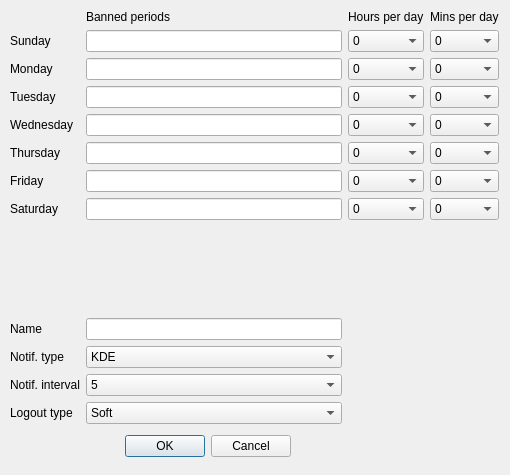
<?xml version="1.0" encoding="UTF-8"?>
<ui version="4.0">
 <class>Dialog</class>
 <widget class="QDialog" name="Dialog">
  <property name="geometry">
   <rect>
    <x>0</x>
    <y>0</y>
    <width>510</width>
    <height>475</height>
   </rect>
  </property>
  <property name="windowTitle">
   <string>Dialog</string>
  </property>
  <property name="modal">
   <bool>true</bool>
  </property>
  <widget class="QDialogButtonBox" name="buttonBox">
   <property name="geometry">
    <rect>
     <x>120</x>
     <y>430</y>
     <width>171</width>
     <height>32</height>
    </rect>
   </property>
   <property name="orientation">
    <enum>Qt::Horizontal</enum>
   </property>
   <property name="standardButtons">
    <set>QDialogButtonBox::Cancel|QDialogButtonBox::Ok</set>
   </property>
  </widget>
  <widget class="QWidget" name="verticalLayoutWidget">
   <property name="geometry">
    <rect>
     <x>10</x>
     <y>10</y>
     <width>489</width>
     <height>414</height>
    </rect>
   </property>
   <layout class="QGridLayout" name="gridLayout">
    <item row="12" column="0">
     <widget class="QLabel" name="label_12">
      <property name="text">
       <string>Notif. type</string>
      </property>
     </widget>
    </item>
    <item row="3" column="1">
     <widget class="QLineEdit" name="mo_banned"/>
    </item>
    <item row="4" column="1">
     <widget class="QLineEdit" name="tu_banned"/>
    </item>
    <item row="3" column="0">
     <widget class="QLabel" name="label_2">
      <property name="text">
       <string>Monday</string>
      </property>
     </widget>
    </item>
    <item row="8" column="0">
     <widget class="QLabel" name="label_7">
      <property name="text">
       <string>Saturday</string>
      </property>
     </widget>
    </item>
    <item row="2" column="2">
     <widget class="QComboBox" name="su_hours">
      <item>
       <property name="text">
        <string>0</string>
       </property>
      </item>
      <item>
       <property name="text">
        <string>1</string>
       </property>
      </item>
      <item>
       <property name="text">
        <string>2</string>
       </property>
      </item>
      <item>
       <property name="text">
        <string>3</string>
       </property>
      </item>
      <item>
       <property name="text">
        <string>4</string>
       </property>
      </item>
      <item>
       <property name="text">
        <string>5</string>
       </property>
      </item>
      <item>
       <property name="text">
        <string>6</string>
       </property>
      </item>
      <item>
       <property name="text">
        <string>7</string>
       </property>
      </item>
      <item>
       <property name="text">
        <string>8</string>
       </property>
      </item>
      <item>
       <property name="text">
        <string>9</string>
       </property>
      </item>
      <item>
       <property name="text">
        <string>10</string>
       </property>
      </item>
      <item>
       <property name="text">
        <string>11</string>
       </property>
      </item>
      <item>
       <property name="text">
        <string>12</string>
       </property>
      </item>
      <item>
       <property name="text">
        <string>13</string>
       </property>
      </item>
      <item>
       <property name="text">
        <string>14</string>
       </property>
      </item>
      <item>
       <property name="text">
        <string>15</string>
       </property>
      </item>
      <item>
       <property name="text">
        <string>16</string>
       </property>
      </item>
      <item>
       <property name="text">
        <string>17</string>
       </property>
      </item>
      <item>
       <property name="text">
        <string>18</string>
       </property>
      </item>
      <item>
       <property name="text">
        <string>19</string>
       </property>
      </item>
      <item>
       <property name="text">
        <string>20</string>
       </property>
      </item>
      <item>
       <property name="text">
        <string>21</string>
       </property>
      </item>
      <item>
       <property name="text">
        <string>22</string>
       </property>
      </item>
      <item>
       <property name="text">
        <string>23</string>
       </property>
      </item>
     </widget>
    </item>
    <item row="8" column="3">
     <widget class="QComboBox" name="sa_mins">
      <item>
       <property name="text">
        <string>0</string>
       </property>
      </item>
      <item>
       <property name="text">
        <string>10</string>
       </property>
      </item>
      <item>
       <property name="text">
        <string>20</string>
       </property>
      </item>
      <item>
       <property name="text">
        <string>30</string>
       </property>
      </item>
      <item>
       <property name="text">
        <string>40</string>
       </property>
      </item>
      <item>
       <property name="text">
        <string>50</string>
       </property>
      </item>
      <item>
       <property name="text">
        <string>60</string>
       </property>
      </item>
     </widget>
    </item>
    <item row="1" column="1">
     <widget class="QLabel" name="label_8">
      <property name="text">
       <string>Banned periods</string>
      </property>
     </widget>
    </item>
    <item row="6" column="3">
     <widget class="QComboBox" name="th_mins">
      <item>
       <property name="text">
        <string>0</string>
       </property>
      </item>
      <item>
       <property name="text">
        <string>10</string>
       </property>
      </item>
      <item>
       <property name="text">
        <string>20</string>
       </property>
      </item>
      <item>
       <property name="text">
        <string>30</string>
       </property>
      </item>
      <item>
       <property name="text">
        <string>40</string>
       </property>
      </item>
      <item>
       <property name="text">
        <string>50</string>
       </property>
      </item>
      <item>
       <property name="text">
        <string>60</string>
       </property>
      </item>
     </widget>
    </item>
    <item row="4" column="3">
     <widget class="QComboBox" name="tu_mins">
      <item>
       <property name="text">
        <string>0</string>
       </property>
      </item>
      <item>
       <property name="text">
        <string>10</string>
       </property>
      </item>
      <item>
       <property name="text">
        <string>20</string>
       </property>
      </item>
      <item>
       <property name="text">
        <string>30</string>
       </property>
      </item>
      <item>
       <property name="text">
        <string>40</string>
       </property>
      </item>
      <item>
       <property name="text">
        <string>50</string>
       </property>
      </item>
      <item>
       <property name="text">
        <string>60</string>
       </property>
      </item>
     </widget>
    </item>
    <item row="8" column="2">
     <widget class="QComboBox" name="sa_hours">
      <item>
       <property name="text">
        <string>0</string>
       </property>
      </item>
      <item>
       <property name="text">
        <string>1</string>
       </property>
      </item>
      <item>
       <property name="text">
        <string>2</string>
       </property>
      </item>
      <item>
       <property name="text">
        <string>3</string>
       </property>
      </item>
      <item>
       <property name="text">
        <string>4</string>
       </property>
      </item>
      <item>
       <property name="text">
        <string>5</string>
       </property>
      </item>
      <item>
       <property name="text">
        <string>6</string>
       </property>
      </item>
      <item>
       <property name="text">
        <string>7</string>
       </property>
      </item>
      <item>
       <property name="text">
        <string>8</string>
       </property>
      </item>
      <item>
       <property name="text">
        <string>9</string>
       </property>
      </item>
      <item>
       <property name="text">
        <string>10</string>
       </property>
      </item>
      <item>
       <property name="text">
        <string>11</string>
       </property>
      </item>
      <item>
       <property name="text">
        <string>12</string>
       </property>
      </item>
      <item>
       <property name="text">
        <string>13</string>
       </property>
      </item>
      <item>
       <property name="text">
        <string>14</string>
       </property>
      </item>
      <item>
       <property name="text">
        <string>15</string>
       </property>
      </item>
      <item>
       <property name="text">
        <string>16</string>
       </property>
      </item>
      <item>
       <property name="text">
        <string>17</string>
       </property>
      </item>
      <item>
       <property name="text">
        <string>18</string>
       </property>
      </item>
      <item>
       <property name="text">
        <string>19</string>
       </property>
      </item>
      <item>
       <property name="text">
        <string>20</string>
       </property>
      </item>
      <item>
       <property name="text">
        <string>21</string>
       </property>
      </item>
      <item>
       <property name="text">
        <string>22</string>
       </property>
      </item>
      <item>
       <property name="text">
        <string>23</string>
       </property>
      </item>
     </widget>
    </item>
    <item row="7" column="3">
     <widget class="QComboBox" name="fr_mins">
      <item>
       <property name="text">
        <string>0</string>
       </property>
      </item>
      <item>
       <property name="text">
        <string>10</string>
       </property>
      </item>
      <item>
       <property name="text">
        <string>20</string>
       </property>
      </item>
      <item>
       <property name="text">
        <string>30</string>
       </property>
      </item>
      <item>
       <property name="text">
        <string>40</string>
       </property>
      </item>
      <item>
       <property name="text">
        <string>50</string>
       </property>
      </item>
      <item>
       <property name="text">
        <string>60</string>
       </property>
      </item>
     </widget>
    </item>
    <item row="9" column="1">
     <spacer name="verticalSpacer">
      <property name="orientation">
       <enum>Qt::Vertical</enum>
      </property>
      <property name="sizeHint" stdset="0">
       <size>
        <width>20</width>
        <height>40</height>
       </size>
      </property>
     </spacer>
    </item>
    <item row="4" column="2">
     <widget class="QComboBox" name="tu_hours">
      <item>
       <property name="text">
        <string>0</string>
       </property>
      </item>
      <item>
       <property name="text">
        <string>1</string>
       </property>
      </item>
      <item>
       <property name="text">
        <string>2</string>
       </property>
      </item>
      <item>
       <property name="text">
        <string>3</string>
       </property>
      </item>
      <item>
       <property name="text">
        <string>4</string>
       </property>
      </item>
      <item>
       <property name="text">
        <string>5</string>
       </property>
      </item>
      <item>
       <property name="text">
        <string>6</string>
       </property>
      </item>
      <item>
       <property name="text">
        <string>7</string>
       </property>
      </item>
      <item>
       <property name="text">
        <string>8</string>
       </property>
      </item>
      <item>
       <property name="text">
        <string>9</string>
       </property>
      </item>
      <item>
       <property name="text">
        <string>10</string>
       </property>
      </item>
      <item>
       <property name="text">
        <string>11</string>
       </property>
      </item>
      <item>
       <property name="text">
        <string>12</string>
       </property>
      </item>
      <item>
       <property name="text">
        <string>13</string>
       </property>
      </item>
      <item>
       <property name="text">
        <string>14</string>
       </property>
      </item>
      <item>
       <property name="text">
        <string>15</string>
       </property>
      </item>
      <item>
       <property name="text">
        <string>16</string>
       </property>
      </item>
      <item>
       <property name="text">
        <string>17</string>
       </property>
      </item>
      <item>
       <property name="text">
        <string>18</string>
       </property>
      </item>
      <item>
       <property name="text">
        <string>19</string>
       </property>
      </item>
      <item>
       <property name="text">
        <string>20</string>
       </property>
      </item>
      <item>
       <property name="text">
        <string>21</string>
       </property>
      </item>
      <item>
       <property name="text">
        <string>22</string>
       </property>
      </item>
      <item>
       <property name="text">
        <string>23</string>
       </property>
      </item>
     </widget>
    </item>
    <item row="1" column="2">
     <widget class="QLabel" name="label_9">
      <property name="text">
       <string>Hours per day</string>
      </property>
     </widget>
    </item>
    <item row="11" column="1">
     <widget class="QLineEdit" name="name"/>
    </item>
    <item row="11" column="0">
     <widget class="QLabel" name="label_14">
      <property name="text">
       <string>Name</string>
      </property>
     </widget>
    </item>
    <item row="7" column="2">
     <widget class="QComboBox" name="fr_hours">
      <item>
       <property name="text">
        <string>0</string>
       </property>
      </item>
      <item>
       <property name="text">
        <string>1</string>
       </property>
      </item>
      <item>
       <property name="text">
        <string>2</string>
       </property>
      </item>
      <item>
       <property name="text">
        <string>3</string>
       </property>
      </item>
      <item>
       <property name="text">
        <string>4</string>
       </property>
      </item>
      <item>
       <property name="text">
        <string>5</string>
       </property>
      </item>
      <item>
       <property name="text">
        <string>6</string>
       </property>
      </item>
      <item>
       <property name="text">
        <string>7</string>
       </property>
      </item>
      <item>
       <property name="text">
        <string>8</string>
       </property>
      </item>
      <item>
       <property name="text">
        <string>9</string>
       </property>
      </item>
      <item>
       <property name="text">
        <string>10</string>
       </property>
      </item>
      <item>
       <property name="text">
        <string>11</string>
       </property>
      </item>
      <item>
       <property name="text">
        <string>12</string>
       </property>
      </item>
      <item>
       <property name="text">
        <string>13</string>
       </property>
      </item>
      <item>
       <property name="text">
        <string>14</string>
       </property>
      </item>
      <item>
       <property name="text">
        <string>15</string>
       </property>
      </item>
      <item>
       <property name="text">
        <string>16</string>
       </property>
      </item>
      <item>
       <property name="text">
        <string>17</string>
       </property>
      </item>
      <item>
       <property name="text">
        <string>18</string>
       </property>
      </item>
      <item>
       <property name="text">
        <string>19</string>
       </property>
      </item>
      <item>
       <property name="text">
        <string>20</string>
       </property>
      </item>
      <item>
       <property name="text">
        <string>21</string>
       </property>
      </item>
      <item>
       <property name="text">
        <string>22</string>
       </property>
      </item>
      <item>
       <property name="text">
        <string>23</string>
       </property>
      </item>
     </widget>
    </item>
    <item row="6" column="1">
     <widget class="QLineEdit" name="th_banned"/>
    </item>
    <item row="5" column="0">
     <widget class="QLabel" name="label_4">
      <property name="text">
       <string>Wednesday</string>
      </property>
     </widget>
    </item>
    <item row="7" column="0">
     <widget class="QLabel" name="label_6">
      <property name="text">
       <string>Friday</string>
      </property>
     </widget>
    </item>
    <item row="3" column="3">
     <widget class="QComboBox" name="mo_mins">
      <item>
       <property name="text">
        <string>0</string>
       </property>
      </item>
      <item>
       <property name="text">
        <string>10</string>
       </property>
      </item>
      <item>
       <property name="text">
        <string>20</string>
       </property>
      </item>
      <item>
       <property name="text">
        <string>30</string>
       </property>
      </item>
      <item>
       <property name="text">
        <string>40</string>
       </property>
      </item>
      <item>
       <property name="text">
        <string>50</string>
       </property>
      </item>
      <item>
       <property name="text">
        <string>60</string>
       </property>
      </item>
     </widget>
    </item>
    <item row="8" column="1">
     <widget class="QLineEdit" name="sa_banned"/>
    </item>
    <item row="4" column="0">
     <widget class="QLabel" name="label_3">
      <property name="text">
       <string>Tuesday</string>
      </property>
     </widget>
    </item>
    <item row="2" column="0">
     <widget class="QLabel" name="label">
      <property name="text">
       <string>Sunday</string>
      </property>
     </widget>
    </item>
    <item row="6" column="0">
     <widget class="QLabel" name="label_5">
      <property name="text">
       <string>Thursday</string>
      </property>
     </widget>
    </item>
    <item row="2" column="3">
     <widget class="QComboBox" name="su_mins">
      <item>
       <property name="text">
        <string>0</string>
       </property>
      </item>
      <item>
       <property name="text">
        <string>10</string>
       </property>
      </item>
      <item>
       <property name="text">
        <string>20</string>
       </property>
      </item>
      <item>
       <property name="text">
        <string>30</string>
       </property>
      </item>
      <item>
       <property name="text">
        <string>40</string>
       </property>
      </item>
      <item>
       <property name="text">
        <string>50</string>
       </property>
      </item>
      <item>
       <property name="text">
        <string>60</string>
       </property>
      </item>
     </widget>
    </item>
    <item row="14" column="1">
     <widget class="QComboBox" name="logout_type">
      <item>
       <property name="text">
        <string>Soft</string>
       </property>
      </item>
      <item>
       <property name="text">
        <string>Hard</string>
       </property>
      </item>
     </widget>
    </item>
    <item row="10" column="1">
     <spacer name="horizontalSpacer">
      <property name="orientation">
       <enum>Qt::Horizontal</enum>
      </property>
      <property name="sizeHint" stdset="0">
       <size>
        <width>40</width>
        <height>20</height>
       </size>
      </property>
     </spacer>
    </item>
    <item row="2" column="1">
     <widget class="QLineEdit" name="su_banned"/>
    </item>
    <item row="5" column="1">
     <widget class="QLineEdit" name="we_banned"/>
    </item>
    <item row="7" column="1">
     <widget class="QLineEdit" name="fr_banned"/>
    </item>
    <item row="3" column="2">
     <widget class="QComboBox" name="mo_hours">
      <item>
       <property name="text">
        <string>0</string>
       </property>
      </item>
      <item>
       <property name="text">
        <string>1</string>
       </property>
      </item>
      <item>
       <property name="text">
        <string>2</string>
       </property>
      </item>
      <item>
       <property name="text">
        <string>3</string>
       </property>
      </item>
      <item>
       <property name="text">
        <string>4</string>
       </property>
      </item>
      <item>
       <property name="text">
        <string>5</string>
       </property>
      </item>
      <item>
       <property name="text">
        <string>6</string>
       </property>
      </item>
      <item>
       <property name="text">
        <string>7</string>
       </property>
      </item>
      <item>
       <property name="text">
        <string>8</string>
       </property>
      </item>
      <item>
       <property name="text">
        <string>9</string>
       </property>
      </item>
      <item>
       <property name="text">
        <string>10</string>
       </property>
      </item>
      <item>
       <property name="text">
        <string>11</string>
       </property>
      </item>
      <item>
       <property name="text">
        <string>12</string>
       </property>
      </item>
      <item>
       <property name="text">
        <string>13</string>
       </property>
      </item>
      <item>
       <property name="text">
        <string>14</string>
       </property>
      </item>
      <item>
       <property name="text">
        <string>15</string>
       </property>
      </item>
      <item>
       <property name="text">
        <string>16</string>
       </property>
      </item>
      <item>
       <property name="text">
        <string>17</string>
       </property>
      </item>
      <item>
       <property name="text">
        <string>18</string>
       </property>
      </item>
      <item>
       <property name="text">
        <string>19</string>
       </property>
      </item>
      <item>
       <property name="text">
        <string>20</string>
       </property>
      </item>
      <item>
       <property name="text">
        <string>21</string>
       </property>
      </item>
      <item>
       <property name="text">
        <string>22</string>
       </property>
      </item>
      <item>
       <property name="text">
        <string>23</string>
       </property>
      </item>
     </widget>
    </item>
    <item row="12" column="1">
     <widget class="QComboBox" name="no_type">
      <item>
       <property name="text">
        <string>KDE</string>
       </property>
      </item>
      <item>
       <property name="text">
        <string>PyQt</string>
       </property>
      </item>
     </widget>
    </item>
    <item row="5" column="3">
     <widget class="QComboBox" name="we_mins">
      <item>
       <property name="text">
        <string>0</string>
       </property>
      </item>
      <item>
       <property name="text">
        <string>10</string>
       </property>
      </item>
      <item>
       <property name="text">
        <string>20</string>
       </property>
      </item>
      <item>
       <property name="text">
        <string>30</string>
       </property>
      </item>
      <item>
       <property name="text">
        <string>40</string>
       </property>
      </item>
      <item>
       <property name="text">
        <string>50</string>
       </property>
      </item>
      <item>
       <property name="text">
        <string>60</string>
       </property>
      </item>
     </widget>
    </item>
    <item row="14" column="0">
     <widget class="QLabel" name="label_13">
      <property name="text">
       <string>Logout type</string>
      </property>
     </widget>
    </item>
    <item row="13" column="0">
     <widget class="QLabel" name="label_11">
      <property name="text">
       <string>Notif. interval</string>
      </property>
     </widget>
    </item>
    <item row="5" column="2">
     <widget class="QComboBox" name="we_hours">
      <item>
       <property name="text">
        <string>0</string>
       </property>
      </item>
      <item>
       <property name="text">
        <string>1</string>
       </property>
      </item>
      <item>
       <property name="text">
        <string>2</string>
       </property>
      </item>
      <item>
       <property name="text">
        <string>3</string>
       </property>
      </item>
      <item>
       <property name="text">
        <string>4</string>
       </property>
      </item>
      <item>
       <property name="text">
        <string>5</string>
       </property>
      </item>
      <item>
       <property name="text">
        <string>6</string>
       </property>
      </item>
      <item>
       <property name="text">
        <string>7</string>
       </property>
      </item>
      <item>
       <property name="text">
        <string>8</string>
       </property>
      </item>
      <item>
       <property name="text">
        <string>9</string>
       </property>
      </item>
      <item>
       <property name="text">
        <string>10</string>
       </property>
      </item>
      <item>
       <property name="text">
        <string>11</string>
       </property>
      </item>
      <item>
       <property name="text">
        <string>12</string>
       </property>
      </item>
      <item>
       <property name="text">
        <string>13</string>
       </property>
      </item>
      <item>
       <property name="text">
        <string>14</string>
       </property>
      </item>
      <item>
       <property name="text">
        <string>15</string>
       </property>
      </item>
      <item>
       <property name="text">
        <string>16</string>
       </property>
      </item>
      <item>
       <property name="text">
        <string>17</string>
       </property>
      </item>
      <item>
       <property name="text">
        <string>18</string>
       </property>
      </item>
      <item>
       <property name="text">
        <string>19</string>
       </property>
      </item>
      <item>
       <property name="text">
        <string>20</string>
       </property>
      </item>
      <item>
       <property name="text">
        <string>21</string>
       </property>
      </item>
      <item>
       <property name="text">
        <string>22</string>
       </property>
      </item>
      <item>
       <property name="text">
        <string>23</string>
       </property>
      </item>
     </widget>
    </item>
    <item row="6" column="2">
     <widget class="QComboBox" name="th_hours">
      <item>
       <property name="text">
        <string>0</string>
       </property>
      </item>
      <item>
       <property name="text">
        <string>1</string>
       </property>
      </item>
      <item>
       <property name="text">
        <string>2</string>
       </property>
      </item>
      <item>
       <property name="text">
        <string>3</string>
       </property>
      </item>
      <item>
       <property name="text">
        <string>4</string>
       </property>
      </item>
      <item>
       <property name="text">
        <string>5</string>
       </property>
      </item>
      <item>
       <property name="text">
        <string>6</string>
       </property>
      </item>
      <item>
       <property name="text">
        <string>7</string>
       </property>
      </item>
      <item>
       <property name="text">
        <string>8</string>
       </property>
      </item>
      <item>
       <property name="text">
        <string>9</string>
       </property>
      </item>
      <item>
       <property name="text">
        <string>10</string>
       </property>
      </item>
      <item>
       <property name="text">
        <string>11</string>
       </property>
      </item>
      <item>
       <property name="text">
        <string>12</string>
       </property>
      </item>
      <item>
       <property name="text">
        <string>13</string>
       </property>
      </item>
      <item>
       <property name="text">
        <string>14</string>
       </property>
      </item>
      <item>
       <property name="text">
        <string>15</string>
       </property>
      </item>
      <item>
       <property name="text">
        <string>16</string>
       </property>
      </item>
      <item>
       <property name="text">
        <string>17</string>
       </property>
      </item>
      <item>
       <property name="text">
        <string>18</string>
       </property>
      </item>
      <item>
       <property name="text">
        <string>19</string>
       </property>
      </item>
      <item>
       <property name="text">
        <string>20</string>
       </property>
      </item>
      <item>
       <property name="text">
        <string>21</string>
       </property>
      </item>
      <item>
       <property name="text">
        <string>22</string>
       </property>
      </item>
      <item>
       <property name="text">
        <string>23</string>
       </property>
      </item>
     </widget>
    </item>
    <item row="13" column="1">
     <widget class="QComboBox" name="no_interval">
      <item>
       <property name="text">
        <string>5</string>
       </property>
      </item>
      <item>
       <property name="text">
        <string>10</string>
       </property>
      </item>
      <item>
       <property name="text">
        <string>15</string>
       </property>
      </item>
      <item>
       <property name="text">
        <string>30</string>
       </property>
      </item>
      <item>
       <property name="text">
        <string>60</string>
       </property>
      </item>
     </widget>
    </item>
    <item row="1" column="3">
     <widget class="QLabel" name="label_10">
      <property name="text">
       <string>Mins per day</string>
      </property>
     </widget>
    </item>
   </layout>
  </widget>
 </widget>
 <resources/>
 <connections>
  <connection>
   <sender>buttonBox</sender>
   <signal>accepted()</signal>
   <receiver>Dialog</receiver>
   <slot>accept()</slot>
   <hints>
    <hint type="sourcelabel">
     <x>248</x>
     <y>254</y>
    </hint>
    <hint type="destinationlabel">
     <x>157</x>
     <y>274</y>
    </hint>
   </hints>
  </connection>
  <connection>
   <sender>buttonBox</sender>
   <signal>rejected()</signal>
   <receiver>Dialog</receiver>
   <slot>reject()</slot>
   <hints>
    <hint type="sourcelabel">
     <x>316</x>
     <y>260</y>
    </hint>
    <hint type="destinationlabel">
     <x>286</x>
     <y>274</y>
    </hint>
   </hints>
  </connection>
 </connections>
</ui>
